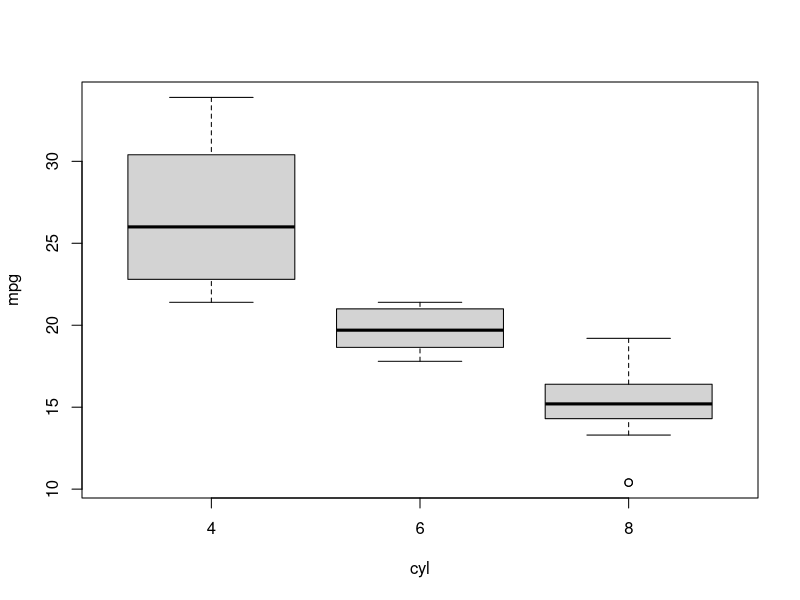
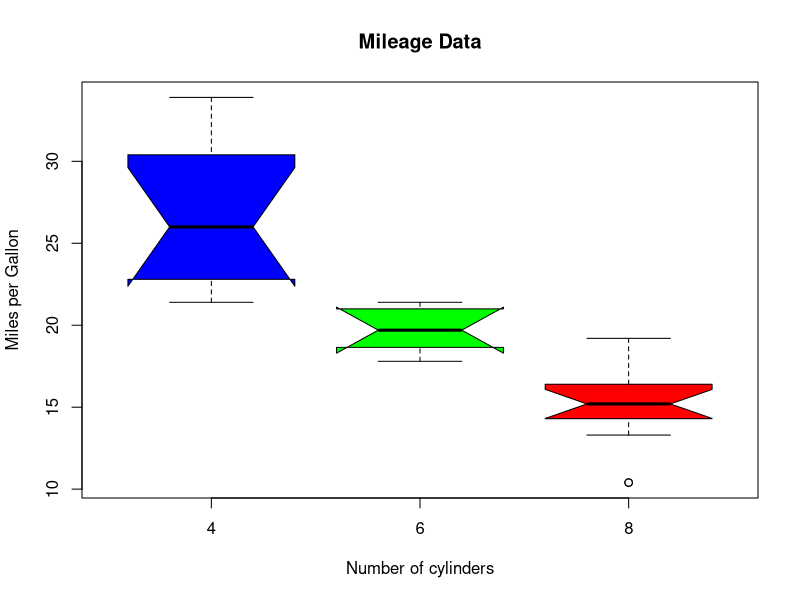

Write the R code that produced these figures, in order.
# Box Plot

# Box plot- mpg against cyl in mtcars dataset
boxplot(mpg~cyl,data=mtcars)

# Fancy box plot
boxplot(mpg~cyl,data=mtcars,
        xlab = "Number of cylinders",
        ylab = "Miles per Gallon",
        main = "Mileage Data",
        col = c("blue","green","red"),
        notch = TRUE)

dev.off()
